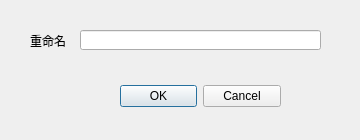
<?xml version="1.0" encoding="UTF-8"?>
<ui version="4.0">
 <class>RenameDialog2</class>
 <widget class="QDialog" name="RenameDialog2">
  <property name="windowModality">
   <enum>Qt::ApplicationModal</enum>
  </property>
  <property name="geometry">
   <rect>
    <x>0</x>
    <y>0</y>
    <width>360</width>
    <height>140</height>
   </rect>
  </property>
  <property name="sizePolicy">
   <sizepolicy hsizetype="Fixed" vsizetype="Fixed">
    <horstretch>0</horstretch>
    <verstretch>0</verstretch>
   </sizepolicy>
  </property>
  <property name="minimumSize">
   <size>
    <width>360</width>
    <height>140</height>
   </size>
  </property>
  <property name="maximumSize">
   <size>
    <width>360</width>
    <height>140</height>
   </size>
  </property>
  <property name="windowTitle">
   <string>重命名</string>
  </property>
  <widget class="QDialogButtonBox" name="buttonBox">
   <property name="geometry">
    <rect>
     <x>120</x>
     <y>80</y>
     <width>161</width>
     <height>32</height>
    </rect>
   </property>
   <property name="orientation">
    <enum>Qt::Horizontal</enum>
   </property>
   <property name="standardButtons">
    <set>QDialogButtonBox::Cancel|QDialogButtonBox::Ok</set>
   </property>
  </widget>
  <widget class="QLineEdit" name="lineEdit">
   <property name="geometry">
    <rect>
     <x>80</x>
     <y>30</y>
     <width>241</width>
     <height>20</height>
    </rect>
   </property>
  </widget>
  <widget class="QLabel" name="label">
   <property name="geometry">
    <rect>
     <x>30</x>
     <y>31</y>
     <width>54</width>
     <height>20</height>
    </rect>
   </property>
   <property name="text">
    <string>重命名</string>
   </property>
  </widget>
 </widget>
 <resources/>
 <connections>
  <connection>
   <sender>buttonBox</sender>
   <signal>accepted()</signal>
   <receiver>RenameDialog2</receiver>
   <slot>accept()</slot>
   <hints>
    <hint type="sourcelabel">
     <x>248</x>
     <y>254</y>
    </hint>
    <hint type="destinationlabel">
     <x>157</x>
     <y>274</y>
    </hint>
   </hints>
  </connection>
  <connection>
   <sender>buttonBox</sender>
   <signal>rejected()</signal>
   <receiver>RenameDialog2</receiver>
   <slot>reject()</slot>
   <hints>
    <hint type="sourcelabel">
     <x>316</x>
     <y>260</y>
    </hint>
    <hint type="destinationlabel">
     <x>286</x>
     <y>274</y>
    </hint>
   </hints>
  </connection>
 </connections>
</ui>
